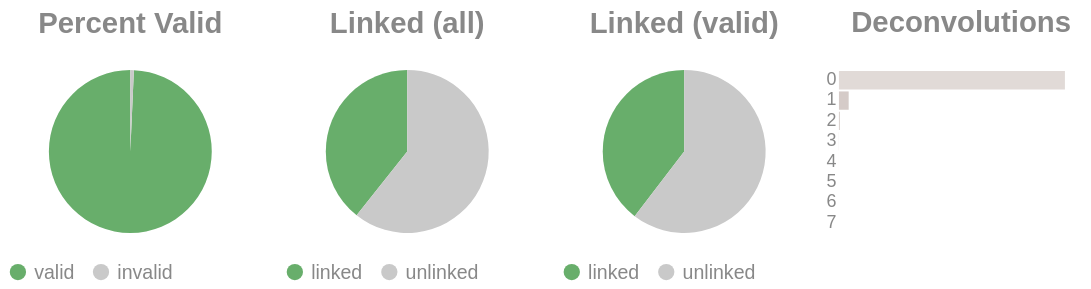

Notebook code cell kept with this figure:
### Code cell
if SKIPLR:
    pass
else:
    clash = Counter()
    for i in valids['molecule'].to_list():
        _mol = i.split("-")
        if len(_mol) == 1:
            clash.update('0')
        else:
            clash.update(_mol[-1])

    _d = {"deconvolutions": [], 'count': []}
    for k,v in clash.items():
        _d['deconvolutions'].append(k)
        _d['count'].append(v)

    tot_valid = valids['reads'].sum()
    mask = valids['reads'] >= 2
    n_linked_reads = valids.filter(mask)['reads'].sum()
    if n_linked_reads == 0:
        print_html("No linked molecules (>=2 reads) were detected; skipping linked-only distributions.")
        SKIPLR = True
    else:
        perc_valid = round(tot_valid / n_reads, 4)
        linked_perc_abs = round(n_linked_reads / n_reads, 4)
        linked_perc = round(n_linked_reads / tot_valid, 4)

    _valid = pl.DataFrame({"valids": ['valid', 'invalid'], "count": [tot_valid, n_reads - tot_valid]})
    _linked_abs = pl.DataFrame({"linked (absolute)": ['linked', 'unlinked'], "count": [n_linked_reads, n_reads - n_linked_reads]})
    _linked_rel = pl.DataFrame({"linked (valids)": ['linked', 'unlinked'], "count": [n_linked_reads, tot_valid - n_linked_reads]})

    (
        alt.hconcat(
            piechart(_valid, goodval = 'valid', title = "Percent Valid"),
            piechart(_linked_abs, goodval = "linked", title =  "Linked (all)"),
            piechart(_linked_rel, goodval = "linked", title =  "Linked (valid)"),
            convolutionbar(pl.DataFrame(_d), title = "Deconvolutions"),
            center = True,
            bounds = 'flush'
        )
        .resolve_scale(color='independent')
        .resolve_legend('independent')
        .properties(usermeta={'embedOptions': {"actions": False}})
    ).display()

### Figure 1 — Vega-Lite specification as saved in the notebook (floating-point values rounded to 4 significant figures)
{"width": "container", "height": 400, "config": {"title": {"anchor": "start", "dy": -15, "fontSize": 18, "color": "#888888", "subtitleColor": "#888888", "subtitleFontSize": 14}, "arc": {"fill": "#0072B2"}, "axis": {"domainColor": "#888888", "domainWidth": 0.5, "gridWidth": 0.2, "grid": false, "titleFontWeight": 400, "titleFontSize": 15, "labelFontSize": 11, "labelColor": "#888888", "tickColor": "#888888", "tickWidth": 0.2, "titleColor": "#888888"}, "axisBand": {"grid": false}, "axisX": {"grid": true, "tickSize": 10, "domainCap": "round"}, "axisY": {"domain": false, "grid": true, "tickSize": 0, "domainCap": "round"}, "background": "transparent", "header": {"labelFontSize": 15, "labelColor": "#888888", "titleFontSize": 15, "titleFontWeight": 600, "titleColor": "#888888"}, "legend": {"labelFont": "sans-serif", "labelFontSize": 12, "labelColor": "#888888", "symbolSize": 100, "symbolType": "circle", "titleFontSize": 12, "titlePadding": 10, "titleColor": "#888888", "title": null}, "range": {"category": ["#E69F00", "#56B4E9", "#009E73", "#F0E442", "#0072B2", "#D55E00", "#CC79A7", "#000000"], "diverging": ["#cfe8f3", "#a2d4ec", "#73bfe2", "#46abdb", "#1696d2", "#12719e"]}, "area": {"fill": "#0072B2", "fillOpacity": 0.7, "line": true, "strokeOpacity": 0.7}, "line": {"color": "#0072B2", "stroke": "#0072B2", "strokeWidth": 2}, "trail": {"color": "#0072B2", "stroke": "#0072B2", "strokeWidth": 0, "size": 1}, "point": {"filled": true, "fillOpacity": 1.0, "size": 95}, "text": {"color": "#888888", "fontSize": 11, "align": "right", "fontWeight": 400, "size": 11}, "bar": {"fill": "#0072B2", "stroke": null}, "view": {"stroke": null, "continuousWidth": 660, "continuousHeight": 400}}, "hconcat": [{"data": {"name": "data-4443eeeaa1120cad50bba8c6fecab5dd"}, "mark": {"type": "arc"}, "encoding": {"color": {"field": "valids", "legend": {"orient": "bottom", "title": null}, "scale": {"domain": ["valid", "invalid"], "range": ["#68ae6b", "#C9C9C9"]}, "title": "Valids", "type": "nominal"}, "theta": {"field": "count", "type": "quantitative"}, "tooltip": [{"field": "valids", "title": "Valids", "type": "ordinal"}, {"field": "percent", "format": ".2%", "title": "Percent", "type": "quantitative"}, {"field": "count", "title": "Count", "type": "quantitative"}]}, "height": 100, "title": {"text": "Percent Valid", "align": "center", "anchor": "middle"}, "transform": [{"calculate": "datum.count / 8357267", "as": "percent"}], "width": 150}, {"data": {"name": "data-1d264656766c502577f1d29e3b22bfc7"}, "mark": {"type": "arc"}, "encoding": {"color": {"field": "linked (absolute)", "legend": {"orient": "bottom", "title": null}, "scale": {"domain": ["linked", "unlinked"], "range": ["#68ae6b", "#C9C9C9"]}, "title": "Linked (Absolute)", "type": "nominal"}, "theta": {"field": "count", "type": "quantitative"}, "tooltip": [{"field": "linked (absolute)", "title": "Linked (Absolute)", "type": "ordinal"}, {"field": "percent", "format": ".2%", "title": "Percent", "type": "quantitative"}, {"field": "count", "title": "Count", "type": "quantitative"}]}, "height": 100, "title": {"text": "Linked (all)", "align": "center", "anchor": "middle"}, "transform": [{"calculate": "datum.count / 8357267", "as": "percent"}], "width": 150}, {"data": {"name": "data-f6a054ca203ba139d8a89fe8d81b6b80"}, "mark": {"type": "arc"}, "encoding": {"color": {"field": "linked (valids)", "legend": {"orient": "bottom", "title": null}, "scale": {"domain": ["linked", "unlinked"], "range": ["#68ae6b", "#C9C9C9"]}, "title": "Linked (Valids)", "type": "nominal"}, "theta": {"field": "count", "type": "quantitative"}, "tooltip": [{"field": "linked (valids)", "title": "Linked (Valids)", "type": "ordinal"}, {"field": "percent", "format": ".2%", "title": "Percent", "type": "quantitative"}, {"field": "count", "title": "Count", "type": "quantitative"}]}, "height": 100, "title": {"text": "Linked (valid)", "align": "center", "anchor": "middle"}, "transform": [{"calculate": "datum.count / 8298879", "as": "percent"}], "width": 150}, {"data": {"name": "data-3f5e9c035333a61f9bebcea47fdfdeab"}, "mark": {"type": "bar"}, "encoding": {"color": {"field": "deconvolutions", "legend": null, "scale": {"scheme": "lightgreyred"}, "type": "nominal"}, "tooltip": [{"field": "deconvolutions", "title": "Deconvolutions", "type": "ordinal"}, {"field": "percent", "format": ".2%", "title": "Percent", "type": "quantitative"}, {"field": "count", "title": "Count", "type": "quantitative"}], "x": {"axis": null, "field": "count", "type": "quantitative"}, "y": {"field": "deconvolutions", "sort": "ascending", "title": null, "type": "nominal"}}, "height": 100, "title": {"text": "Deconvolutions", "align": "center", "anchor": "middle"}, "transform": [{"calculate": "datum.count / 6291450", "as": "percent"}], "width": 150}], "bounds": "flush", "center": true, "resolve": {"legend": {"angle": "independent"}, "scale": {"color": "independent"}}, "usermeta": {"embedOptions": {"actions": false}}, "$schema": "https://vega.github.io/schema/vega-lite/v6.1.0.json", "datasets": {"data-4443eeeaa1120cad50bba8c6fecab5dd": [{"valids": "valid", "count": 8298879}, {"valids": "invalid", "count": 58388}], "data-1d264656766c502577f1d29e3b22bfc7": [{"linked (absolute)": "linked", "count": 3286208}, {"linked (absolute)": "unlinked", "count": 5071059}], "data-f6a054ca203ba139d8a89fe8d81b6b80": [{"linked (valids)": "linked", "count": 3286208}, {"linked (valids)": "unlinked", "count": 5012671}], "data-3f5e9c035333a61f9bebcea47fdfdeab": [{"deconvolutions": "0", "count": 6011157}, {"deconvolutions": "1", "count": 259142}, {"deconvolutions": "2", "count": 19208}, {"deconvolutions": "3", "count": 1719}, {"deconvolutions": "4", "count": 192}, {"deconvolutions": "5", "count": 27}, {"deconvolutions": "6", "count": 3}, {"deconvolutions": "7", "count": 2}]}}
